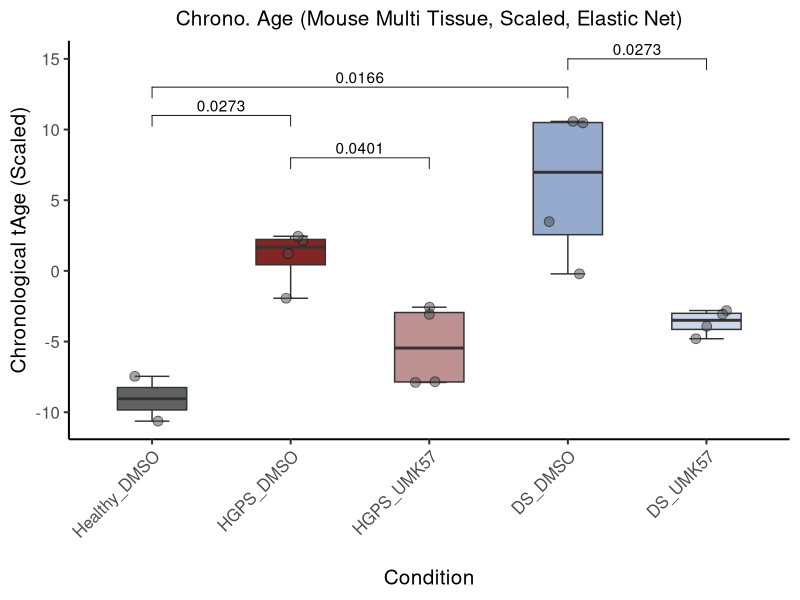
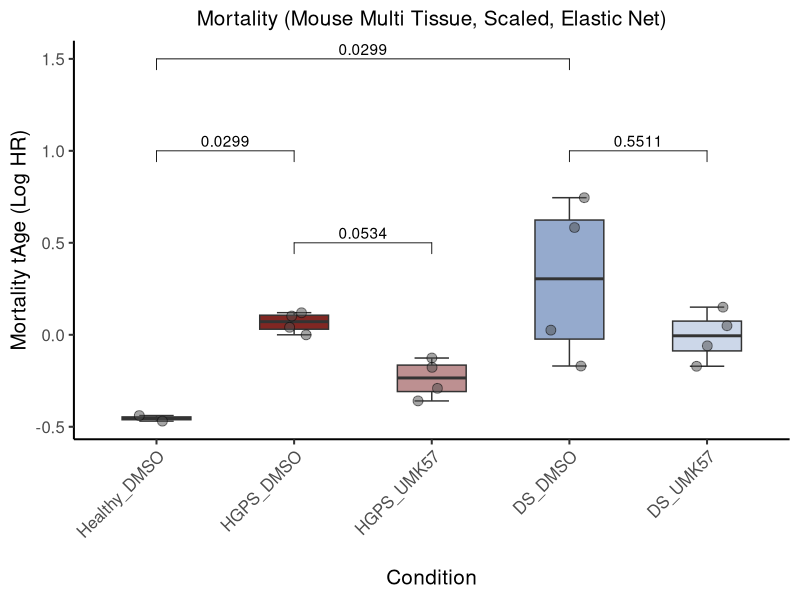
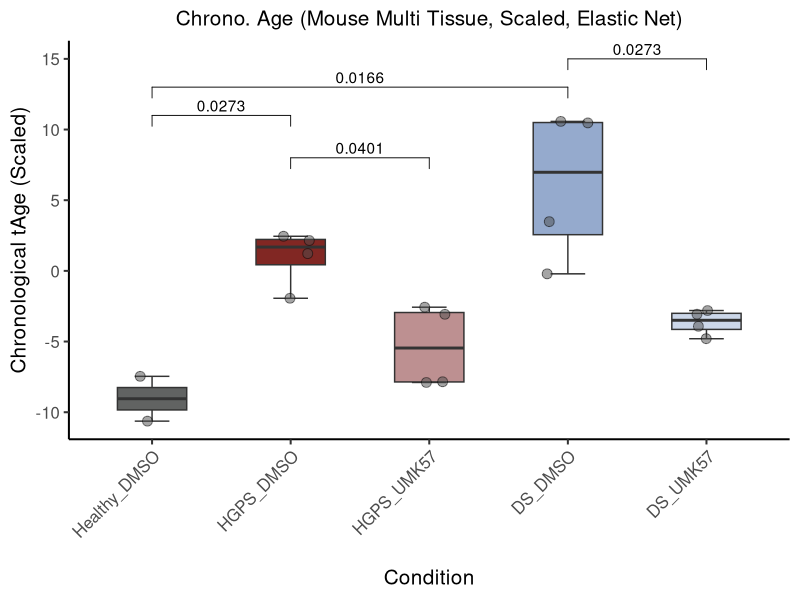
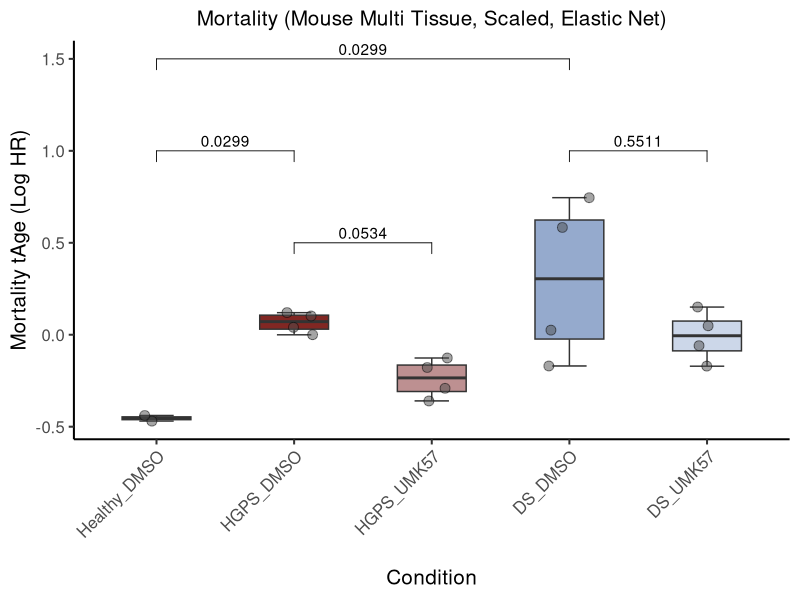

These charts were generated, in order, by the following R code: (Note: this script raises an error after producing the figures.)

# Load Packages -----------------------------------------------------------

library(tidyverse)
library(rstatix)
library(writexl)

dir.create(
  file.path(
    "output_data",
    "plots",
    "tage"
  )
)

cat(
  paste0("Timestamp: ", format(Sys.time(), "%Y-%m-%d %H:%M:%S"), "\n",
         "Started 06_tage_analysis\n"),
  file = "PROGRESS_LOG.md",
  append = TRUE
)


data <- read.csv(
  file.path("input_data","annotated_tAge_meta_taco_2026-05-28.csv"),
  sep = ";")

colnames(data)

# Chronological Age -------------------------------------------------------


mouse_chrono_elastic_net <- data |> 
  dplyr::select(X.1,
                Individual,
                Treatment,
                Disease,
                batch,
                X,
                geo_sample,
                Disease_Treatment,
                tAge.chronological.multi_mouse.scaled.EN_Human_years)

mouse_chrono_elastic_net$Disease_Treatment

mouse_chrono_elastic_net$Disease_Treatment <- factor(
  mouse_chrono_elastic_net$Disease_Treatment,
  levels = c(
    "Healthy_DMSO",
    "HGPS_DMSO",
    "HGPS_UMK57",
    "DS_DMSO",
    "DS_UMK57"
  )
)

my_comparisons <- c(
  paste0("Healthy_DMSO", "HGPS_DMSO"), 
  paste0("Healthy_DMSO", "DS_DMSO"), 
  paste0("HGPS_DMSO", "HGPS_UMK57"),
  paste0("DS_DMSO", "DS_UMK57")
)


# Performed Dunn Test (like in Graphpad Kruskall-Wallis with Dunn's test for indiv.
# multiple comparisons), but only keeping the comparisons of interest
# and correcting for multiple hypothesis testing
# using the Benjamini-Hochberg method.


dunn_results <- mouse_chrono_elastic_net %>%
  dunn_test(
    tAge.chronological.multi_mouse.scaled.EN_Human_years ~ Disease_Treatment, 
    p.adjust.method = "BH") |> 
  dplyr::mutate(p.adj = signif(p.adj, 4)) |> 
  dplyr::mutate(comparisons = paste0(group1, group2))

dunn_results_true <- dunn_results |> 
  dplyr::filter(comparisons %in% my_comparisons)

dunn_results_true$p.adj <- p.adjust(dunn_results_true$p, method = "BH")

dunn_results_true$p.adj <- round(dunn_results_true$p.adj, 4)


cols <- c(
  "Healthy_DMSO" = "#616362",
  "HGPS_DMSO" = "#812723",
  "HGPS_UMK57" = "#bd9091",
  "DS_DMSO" = "#95aacd",
  "DS_UMK57" = "#ccd7e9"
)

set.seed(123) # Fixed Jitter

ggplot(
  mouse_chrono_elastic_net,
  aes(
    x = Disease_Treatment,
    y = tAge.chronological.multi_mouse.scaled.EN_Human_years
  )
) +
  geom_boxplot(outlier.shape = NA,
               show.legend = F, staplewidth = 0.5, width = 0.5,
               aes(
                 fill = Disease_Treatment
               )) +
  geom_jitter(
    shape = 21,
    size = 3,
    fill = "gray30",
    width = 0.15,
    alpha = 0.5
  ) +
  theme_classic(base_size = 15) +
  ggpubr::stat_pvalue_manual(
    dunn_results_true,
    y.position = c(11, 13, 8, 15),
    label = "p.adj"
  ) +
  scale_fill_manual(
    values = cols
  ) +
  theme(
    plot.title = element_text(size = 15, hjust = 0.5),
    axis.text.x = element_text(angle = 45, hjust = 1, vjust = 1)
  ) +
  labs(
    title = "Chrono. Age (Mouse Multi Tissue, Scaled, Elastic Net)",
    x = "\nCondition",
    y = "Chronological tAge (Scaled)"
  )

ggsave(
  "tage_mouse_multitissue_elastic_net.pdf",
  path = file.path("output_data", "plots", "tage"),
  width = 6,
  height = 6
)



# Mortality Clock ---------------------------------------------------------

colnames(data)

mouse_mortality_elastic_net <- data |> 
  dplyr::select(X.1,
                Individual,
                Treatment,
                Disease,
                batch,
                X,
                geo_sample,
                Disease_Treatment,
                tAge.mortality.multi_mouse.scaled.EN)

mouse_mortality_elastic_net$Disease_Treatment

mouse_mortality_elastic_net$Disease_Treatment <- factor(
  mouse_mortality_elastic_net$Disease_Treatment,
  levels = c(
    "Healthy_DMSO",
    "HGPS_DMSO",
    "HGPS_UMK57",
    "DS_DMSO",
    "DS_UMK57"
  )
)

my_comparisons <- c(
  paste0("Healthy_DMSO", "HGPS_DMSO"), 
  paste0("Healthy_DMSO", "DS_DMSO"), 
  paste0("HGPS_DMSO", "HGPS_UMK57"),
  paste0("DS_DMSO", "DS_UMK57")
)

dunn_results <- mouse_mortality_elastic_net %>%
  dunn_test(
    tAge.mortality.multi_mouse.scaled.EN ~ Disease_Treatment, 
    p.adjust.method = "BH") |> 
  dplyr::mutate(p.adj = signif(p.adj, 4)) |> 
  dplyr::mutate(comparisons = paste0(group1, group2))

dunn_results_true <- dunn_results |> 
  dplyr::filter(comparisons %in% my_comparisons)

dunn_results_true$p.adj <- p.adjust(dunn_results_true$p, method = "BH")

dunn_results_true$p.adj <- round(dunn_results_true$p.adj, 4)

dna_rep_cols <- c(
  "Healthy_DMSO" = "#616362",
  "HGPS_DMSO" = "#812723",
  "HGPS_UMK57" = "#bd9091",
  "DS_DMSO" = "#95aacd",
  "DS_UMK57" = "#ccd7e9"
)

cols <- c(
  "Healthy_DMSO" = "#616362",
  "HGPS_DMSO" = "#812723",
  "HGPS_UMK57" = "#bd9091",
  "DS_DMSO" = "#95aacd",
  "DS_UMK57" = "#ccd7e9"
)

set.seed(123) # Fixed Jitter

ggplot(
  mouse_mortality_elastic_net,
  aes(
    x = Disease_Treatment,
    y = tAge.mortality.multi_mouse.scaled.EN
  )
) +
  geom_boxplot(outlier.shape = NA,
               show.legend = F, staplewidth = 0.5, width = 0.5,
               aes(
                 fill = Disease_Treatment
               )) +
  geom_jitter(
    shape = 21,
    size = 3,
    width = 0.15,
    fill = "gray30",
    alpha = 0.5
  ) +
  theme_classic(base_size = 15) +
  ggpubr::stat_pvalue_manual(
    dunn_results_true,
    y.position = c(1, 1.5, 0.5, 1),
    label = "p.adj"
  ) +
  scale_fill_manual(
    values = cols
  ) +
  theme(
    plot.title = element_text(size = 15, hjust = 0.5),
    axis.text.x = element_text(angle = 45, hjust = 1, vjust = 1)
  ) +
  labs(
    title = "Mortality (Mouse Multi Tissue, Scaled, Elastic Net)",
    x = "\nCondition",
    y = "Mortality tAge (Log HR)"
  )

ggsave(
  "tage_mouse_mortality_multitissue_elastic_net.pdf",
  path = file.path("output_data", "plots", "tage"),
  width = 6,
  height = 6
)


# Source Data -------------------------------------------------------------

chrono_source_data <- mouse_chrono_elastic_net |> 
  dplyr::select(
    Disease_Treatment, 
    tAge.chronological.multi_mouse.scaled.EN_Human_years) |> 
  group_by(Disease_Treatment) |> 
  mutate(row = row_number()) |> 
  pivot_wider(names_from = Disease_Treatment, values_from = tAge.chronological.multi_mouse.scaled.EN_Human_years) |> 
  dplyr::select(-row) |> 
  dplyr::select(
    Healthy_DMSO,
    HGPS_DMSO,
    HGPS_UMK57,
    DS_DMSO,
    DS_UMK57
  )

mortality_source_data <- mouse_mortality_elastic_net |> 
  dplyr::select(
    Disease_Treatment, 
    tAge.mortality.multi_mouse.scaled.EN) |> 
  group_by(Disease_Treatment) |> 
  mutate(row = row_number()) |> 
  pivot_wider(names_from = Disease_Treatment, 
              values_from = tAge.mortality.multi_mouse.scaled.EN) |> 
  dplyr::select(-row) |> 
  dplyr::select(
    Healthy_DMSO,
    HGPS_DMSO,
    HGPS_UMK57,
    DS_DMSO,
    DS_UMK57
  )

dir.create(
  file.path(
    "output_data",
    "results",
    "tage"
  )
)



writexl::write_xlsx(
  chrono_source_data,
  file.path("output_data","results", "tage", "chrono_source_data.xlsx"))     


writexl::write_xlsx(
  mortality_source_data,
  file.path("output_data","results", "tage", "mortality_source_data.xlsx"))   



# Write Session Info and Log Outputs --------------------------------------


cat(
  paste0("\n## Step completed\n",
         "Timestamp: ", format(Sys.time(), "%Y-%m-%d %H:%M:%S"), "\n",
         "Finished 06_tage_analysis\n"),
  file = "PROGRESS_LOG.md",
  append = TRUE
)


writeLines(capture.output(sessionInfo()), 
           file.path("session_info_logs","06_tage_analysis_sessionInfo.txt"))
